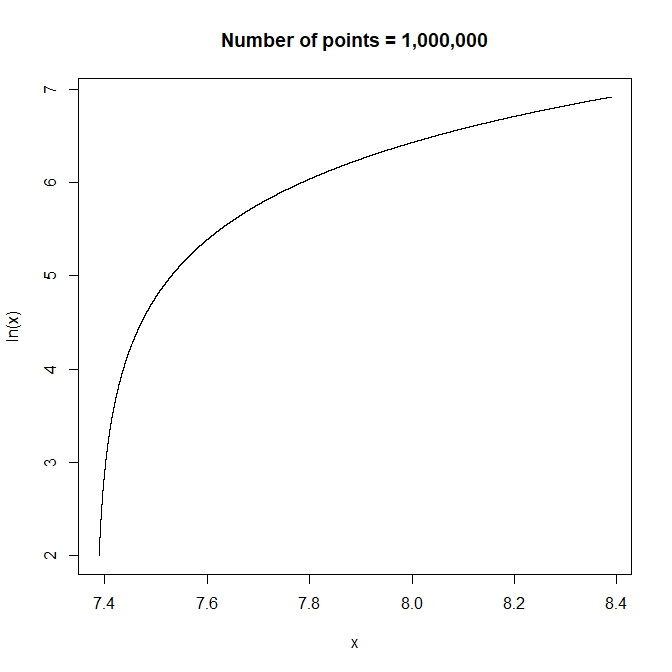

Write R code to recreate this figure.
#ln(x)
n1 <- 10^6


x1 <- c(1:n1)
x1 <- x/10^4
x1 <- x1 + exp(2) 
y1 <- log(x)


plot(y1~x1, type = "l", xlab = "x", ylab = "ln(x)", main = "Number of points = 1,000,000")
